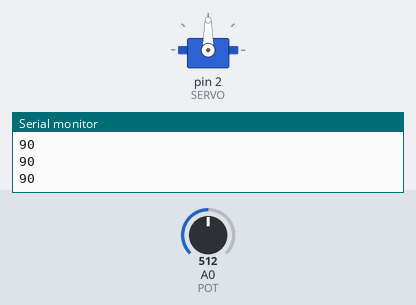
Bench run of a sketch on a simulated Arduino Uno, built with avr-gcc and run on an emulated ATmega328P. On the bench: servo, the last lines printed to the serial monitor. The inputs (shaded band) are chosen by the test bench; at power-on: A0 (POT) = 512.

Above: at 1.2 s.
1.3 s: A0 (POT) set to 716
At 2.4 s:
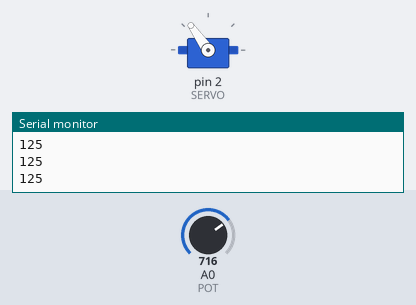
2.8 s: A0 (POT) set to 900
At 3.9 s:
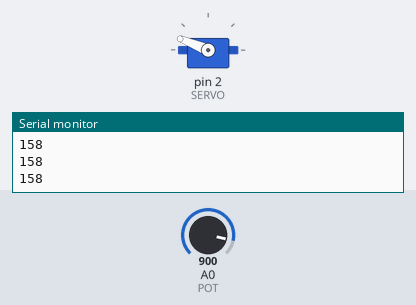
4.3 s: A0 (POT) set to 1023
At 5.5 s:
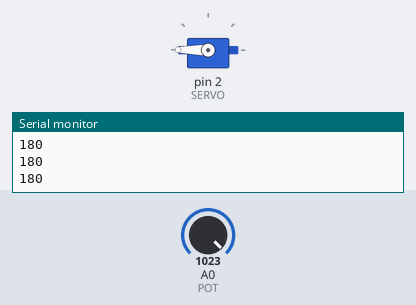
5.8 s: A0 (POT) set to 306
At 7.0 s:
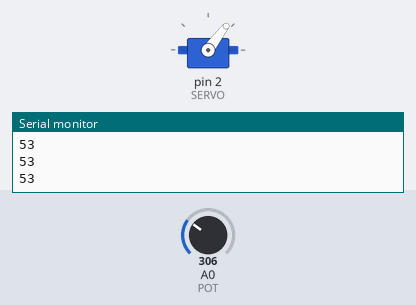
7.3 s: A0 (POT) set to 122
At 8.5 s:
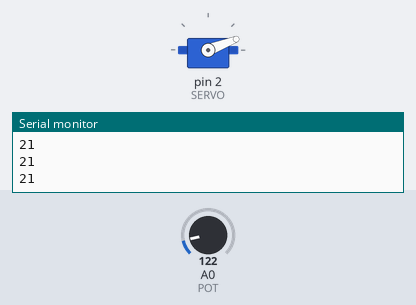
8.8 s: A0 (POT) set to 0
At 9.2 s:
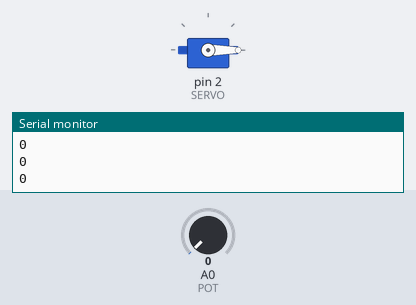
Timing chart, 0 to 11.3 s (numbered marks = the images above; inputs shaded):
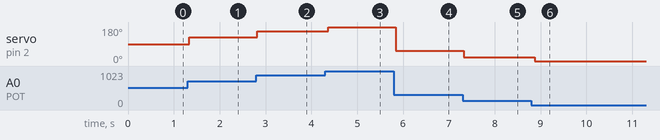

The sketch:

servo_pot.ino
```cpp
#include <Servo.h>

Servo myServo;
#define POT A0
#define SERVO 2

void setup() {
  // put your setup code here, to run once
  myServo.attach(SERVO);
  myServo.write(0);
  Serial.begin(9600);
}

void loop() {
  // put your main code here, to run repeatedly:
  int val = analogRead(POT);
  val = map(val, 1, 1023, 0, 180);
  Serial.println(val);
  myServo.write(val);
  delay(70);
}
```

Measured:
- after the input at 1.3 s, servo on pin 2 (SERVO): 90° → 125° at once
- after the input at 2.8 s, servo on pin 2 (SERVO): 125° → 158° at once
- after the input at 4.3 s, servo on pin 2 (SERVO): 158° → 180° after 0.07 s
- after the input at 5.8 s, servo on pin 2 (SERVO): 180° → 53° at once
- after the input at 7.3 s, servo on pin 2 (SERVO): 53° → 21° at once
- after the input at 8.8 s, servo on pin 2 (SERVO): 21° → 0° after 0.07 s
